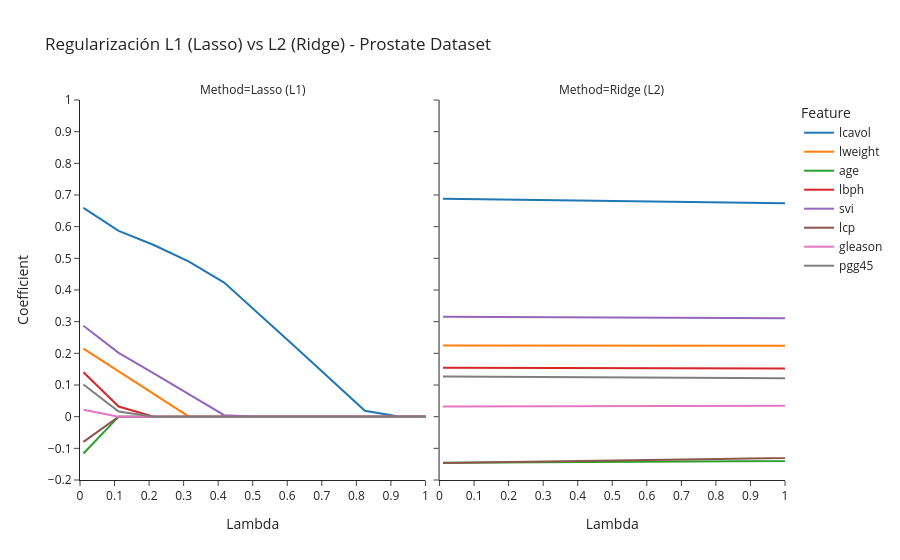

Notebook code cell kept with this figure:
### Code cell
# Gráfico interactivo
fig = px.line(df_prostata,
              x='Lambda', 
              y='Coefficient',
              color='Feature', 
              facet_col='Method', 
              title='Regularización L1 (Lasso) vs L2 (Ridge) - Prostate Dataset', 
              log_x=False,  # Cambiar a False para mostrar la escala lineal
              template='simple_white')

# Ajustar los límites del eje X y Y
fig.update_xaxes(range=[0, 1], dtick=0.1)  # Establecer el rango del eje X de 0 a 5 y ticks en intervalos de 0.1
fig.update_yaxes(range=[-0.2, 1], dtick=0.1)  # Establecer el rango del eje Y de -1 a 1

fig.show()
